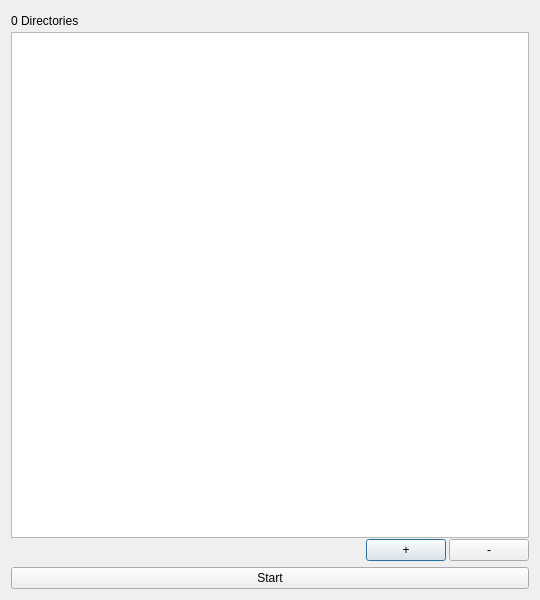
<?xml version="1.0" encoding="UTF-8"?>
<ui version="4.0">
 <class>DirectorySelectDialog</class>
 <widget class="QDialog" name="DirectorySelectDialog">
  <property name="geometry">
   <rect>
    <x>0</x>
    <y>0</y>
    <width>540</width>
    <height>600</height>
   </rect>
  </property>
  <property name="windowTitle">
   <string>DirectorySelectDialog</string>
  </property>
  <layout class="QVBoxLayout" name="verticalLayout_2">
   <item>
    <widget class="QWidget" name="widget" native="true">
     <layout class="QVBoxLayout" name="verticalLayout">
      <property name="spacing">
       <number>1</number>
      </property>
      <property name="leftMargin">
       <number>0</number>
      </property>
      <property name="topMargin">
       <number>0</number>
      </property>
      <property name="rightMargin">
       <number>0</number>
      </property>
      <property name="bottomMargin">
       <number>0</number>
      </property>
      <item>
       <widget class="QWidget" name="widget_3" native="true">
        <layout class="QHBoxLayout" name="horizontalLayout_3">
         <property name="leftMargin">
          <number>0</number>
         </property>
         <property name="topMargin">
          <number>0</number>
         </property>
         <property name="rightMargin">
          <number>0</number>
         </property>
         <property name="bottomMargin">
          <number>0</number>
         </property>
         <item>
          <widget class="QLabel" name="tipTextLabel">
           <property name="text">
            <string>0 Directories</string>
           </property>
          </widget>
         </item>
         <item>
          <spacer name="horizontalSpacer_2">
           <property name="orientation">
            <enum>Qt::Orientation::Horizontal</enum>
           </property>
           <property name="sizeHint" stdset="0">
            <size>
             <width>428</width>
             <height>20</height>
            </size>
           </property>
          </spacer>
         </item>
         <item>
          <widget class="QLabel" name="tipIconLabel">
           <property name="minimumSize">
            <size>
             <width>20</width>
             <height>20</height>
            </size>
           </property>
           <property name="maximumSize">
            <size>
             <width>20</width>
             <height>20</height>
            </size>
           </property>
           <property name="text">
            <string/>
           </property>
           <property name="pixmap">
            <pixmap resource="../../resources/app.qrc">:/icons/info.png</pixmap>
           </property>
           <property name="scaledContents">
            <bool>true</bool>
           </property>
          </widget>
         </item>
        </layout>
       </widget>
      </item>
      <item>
       <widget class="QListWidget" name="listWidget">
        <property name="horizontalScrollBarPolicy">
         <enum>Qt::ScrollBarPolicy::ScrollBarAlwaysOff</enum>
        </property>
        <property name="editTriggers">
         <set>QAbstractItemView::EditTrigger::NoEditTriggers</set>
        </property>
        <property name="dragDropMode">
         <enum>QAbstractItemView::DragDropMode::DropOnly</enum>
        </property>
       </widget>
      </item>
      <item>
       <widget class="QWidget" name="widget_2" native="true">
        <layout class="QHBoxLayout" name="horizontalLayout">
         <property name="spacing">
          <number>3</number>
         </property>
         <property name="leftMargin">
          <number>0</number>
         </property>
         <property name="topMargin">
          <number>0</number>
         </property>
         <property name="rightMargin">
          <number>0</number>
         </property>
         <property name="bottomMargin">
          <number>0</number>
         </property>
         <item>
          <spacer name="horizontalSpacer">
           <property name="orientation">
            <enum>Qt::Orientation::Horizontal</enum>
           </property>
           <property name="sizeHint" stdset="0">
            <size>
             <width>432</width>
             <height>20</height>
            </size>
           </property>
          </spacer>
         </item>
         <item>
          <widget class="QPushButton" name="addButton">
           <property name="sizePolicy">
            <sizepolicy hsizetype="Fixed" vsizetype="Fixed">
             <horstretch>0</horstretch>
             <verstretch>0</verstretch>
            </sizepolicy>
           </property>
           <property name="text">
            <string>+</string>
           </property>
          </widget>
         </item>
         <item>
          <widget class="QPushButton" name="removeButton">
           <property name="sizePolicy">
            <sizepolicy hsizetype="Fixed" vsizetype="Fixed">
             <horstretch>0</horstretch>
             <verstretch>0</verstretch>
            </sizepolicy>
           </property>
           <property name="text">
            <string>-</string>
           </property>
          </widget>
         </item>
        </layout>
       </widget>
      </item>
     </layout>
    </widget>
   </item>
   <item>
    <widget class="QWidget" name="widget_4" native="true">
     <layout class="QHBoxLayout" name="horizontalLayout_2">
      <property name="leftMargin">
       <number>0</number>
      </property>
      <property name="topMargin">
       <number>0</number>
      </property>
      <property name="rightMargin">
       <number>0</number>
      </property>
      <property name="bottomMargin">
       <number>0</number>
      </property>
      <item>
       <widget class="QPushButton" name="startButton">
        <property name="text">
         <string>Start</string>
        </property>
       </widget>
      </item>
     </layout>
    </widget>
   </item>
  </layout>
 </widget>
 <resources>
  <include location="../../resources/app.qrc"/>
 </resources>
 <connections/>
</ui>
